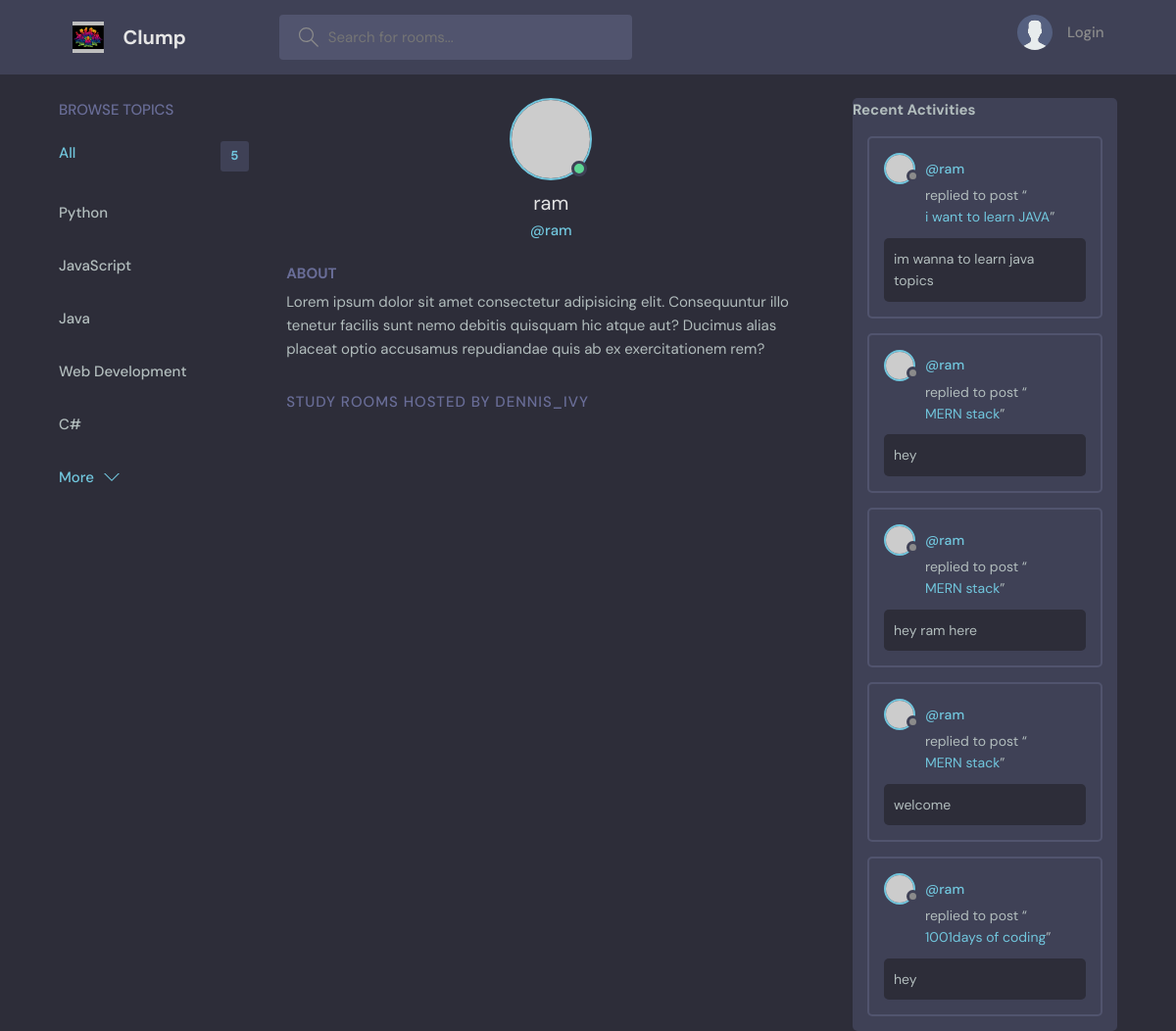
Screenshot of /profile/3/ with the database file from the repository.
### base/models.py (models this page shows, shortened)
class Topic(models.Model):
    name=models.CharField(max_length=200)

class Message(models.Model):
    user = models.ForeignKey(User,on_delete=models.CASCADE)
    room=models.ForeignKey(Room,on_delete=models.CASCADE)
    body=models.TextField()
    update = models.DateTimeField(auto_now=True)
    created=models.DateTimeField(auto_now_add=True)
    class Meta:
        ordering=['-update','-created']

class Room(models.Model):
    host=models.ForeignKey(User,on_delete=models.SET_NULL,null=True)
    topic=models.ForeignKey(Topic,on_delete=models.SET_NULL,null=True)
    name=models.CharField(max_length=200)
    description= models.TextField(null=True,blank=True) # It can be Null
    participants=models.ManyToManyField(User,related_name='participants',blank=True)
    update = models.DateTimeField(auto_now=True)
    created=models.DateTimeField(auto_now_add=True)
    class Meta:
        ordering=['-update','-created']
    def __str__(self): # The __str__ function is used add a string representation of a model's object
        return self.name

### base/views.py (the view)
# urls.py: path("profile/<str:pk>/",views.userProfile,name='user-profile'),
def userProfile(request,pk):
    user=User.objects.get(id=pk)
    rooms=user.room_set.all()
    room_messages =user.message_set.all()
    topics=Topic.objects.all()
    context={'user':user,'rooms':rooms,'room_messages':room_messages,'topics':topics}
    return render(request,'base/profile.html',context)

### base/templates/base/profile.html (shortened to what this page needs)
{% extends 'main.html' %}
{% block content %}
<main class="profile-page layout layout--3">
  <div class="container">
    {% include 'base/topic_component.html' %}
    <div class="roomList">
      <div class="profile">
        <div class="profile__avatar">
          <div class="avatar avatar--large active">
            <img src="https://randomuser.me/api/portraits/men/11.jpg" />
          </div>
        </div>
        <div class="profile__info">
          <h3>{{user.username}}</h3>
          <p>@{{user.username}}</p>
        </div>
        <div class="profile__about">
          <h3>About</h3>
          <p>
            Lorem ipsum dolor sit amet consectetur adipisicing elit. Consequuntur illo tenetur
            facilis sunt nemo debitis quisquam hic atque aut? Ducimus alias placeat optio
            accusamus repudiandae quis ab ex exercitationem rem?
          </p>
        </div>
      </div>
      <div class="roomList__header">
        <div>
          <h2>Study Rooms Hosted by dennis_ivy</a>
          </h2>
        </div>
      </div>
    </div>
    {% include 'base/activity_component.html' %}
  </div>
</main>
{% endblock content %}

### base/templates/base/topic_component.html
<div class="topics">
    <div class="topics__header">
      <h2>Browse Topics</h2>
    </div>
    <ul class="topics__list">
      <li>
        <a href="{% url 'home' %}" class="active">All <span>{{topics.count}}</span></a>
      </li>
      {% for topic in topics %}
      <li>
        <a href="{% url 'home' %}?q={{topic.name}}">{{topic.name}}</a>
      </li>
      {% endfor %}
    </ul>
    <button class="btn btn--link" href="/">
      More
      <svg version="1.1" xmlns="http://www.w3.org/2000/svg" width="32" height="32" viewBox="0 0 32 32">
        <title>chevron-down</title>
        <path d="M16 21l-13-13h-3l16 16 16-16h-3l-13 13z"></path>
      </svg>
    </button>
  </div>

### base/templates/base/activity_component.html (shortened to what this page needs)
<div class="activities">
    <div class="activities_header">
      <h2>Recent Activities</h2>
    </div>
    {% for message in room_messages %}
    <div class="activities__box">
      <div class="activities__boxHeader roomListRoom__header">
        <a href="{%  url 'user-profile' message.user.id %}" class="roomListRoom__author">
          <div class="avatar avatar--small">
            <img src="https://randomuser.me/api/portraits/women/11.jpg" />
          </div>
          <p>
            @{{message.user}}
          </p>
        </a>
      </div>
      <div class="activities__boxContent">
        <p>replied to post “<a href="{% url 'room' message.room.id %}">{{message.room}}</a>”</p>
        <div class="activities__boxRoomContent">
          {{message.body}}
        </div>
      </div>
    </div>
    {% endfor %}
</div>

### rows the page displays
Topic: name "Python"
Topic: name "JavaScript"
Topic: name "Java"
Topic: name "Web Development"
Topic: name "C#"
Message: user "ram", room "i want to learn JAVA", body "im wanna to learn java topics"
Message: user "ram", room "MERN stack", body "hey"
Message: user "ram", room "MERN stack", body "hey ram here"
Message: user "ram", room "MERN stack", body "welcome"
Message: user "ram", room "1001days of coding", body "hey"

### other values shown
{{ topics.count }} "5"
{{ user.username }} "ram"
